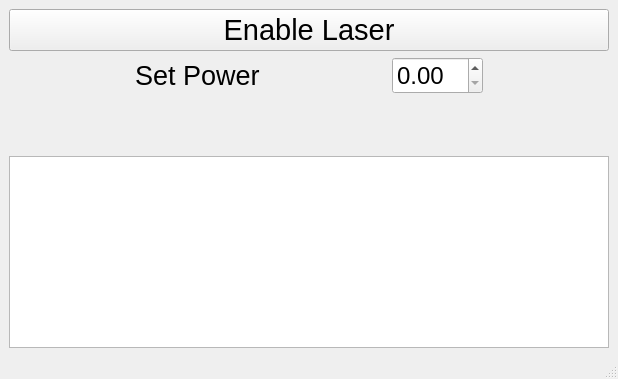
<?xml version="1.0" encoding="UTF-8"?>
<ui version="4.0">
 <class>MainWindow</class>
 <widget class="QMainWindow" name="MainWindow">
  <property name="geometry">
   <rect>
    <x>0</x>
    <y>0</y>
    <width>618</width>
    <height>379</height>
   </rect>
  </property>
  <property name="windowTitle">
   <string>MainWindow</string>
  </property>
  <widget class="QWidget" name="centralwidget">
   <layout class="QVBoxLayout" name="verticalLayout">
    <item>
     <widget class="QPushButton" name="switchLaser">
      <property name="font">
       <font>
        <pointsize>22</pointsize>
       </font>
      </property>
      <property name="text">
       <string>Enable Laser</string>
      </property>
     </widget>
    </item>
    <item>
     <layout class="QHBoxLayout" name="horizontalLayout">
      <item>
       <spacer name="horizontalSpacer">
        <property name="orientation">
         <enum>Qt::Horizontal</enum>
        </property>
        <property name="sizeHint" stdset="0">
         <size>
          <width>40</width>
          <height>20</height>
         </size>
        </property>
       </spacer>
      </item>
      <item>
       <widget class="QLabel" name="label">
        <property name="font">
         <font>
          <pointsize>20</pointsize>
         </font>
        </property>
        <property name="text">
         <string>Set Power</string>
        </property>
       </widget>
      </item>
      <item>
       <spacer name="horizontalSpacer_3">
        <property name="orientation">
         <enum>Qt::Horizontal</enum>
        </property>
        <property name="sizeHint" stdset="0">
         <size>
          <width>40</width>
          <height>20</height>
         </size>
        </property>
       </spacer>
      </item>
      <item>
       <widget class="QDoubleSpinBox" name="powerInput">
        <property name="font">
         <font>
          <pointsize>18</pointsize>
         </font>
        </property>
       </widget>
      </item>
      <item>
       <spacer name="horizontalSpacer_2">
        <property name="orientation">
         <enum>Qt::Horizontal</enum>
        </property>
        <property name="sizeHint" stdset="0">
         <size>
          <width>40</width>
          <height>20</height>
         </size>
        </property>
       </spacer>
      </item>
     </layout>
    </item>
    <item>
     <spacer name="verticalSpacer">
      <property name="orientation">
       <enum>Qt::Vertical</enum>
      </property>
      <property name="sizeHint" stdset="0">
       <size>
        <width>20</width>
        <height>33</height>
       </size>
      </property>
     </spacer>
    </item>
    <item>
     <widget class="PlotWidget" name="powerTrace"/>
    </item>
   </layout>
  </widget>
  <widget class="QMenuBar" name="menubar">
   <property name="geometry">
    <rect>
     <x>0</x>
     <y>0</y>
     <width>618</width>
     <height>21</height>
    </rect>
   </property>
  </widget>
  <widget class="QStatusBar" name="statusbar"/>
 </widget>
 <customwidgets>
  <customwidget>
   <class>PlotWidget</class>
   <extends>QGraphicsView</extends>
   <header>pyqtgraph</header>
  </customwidget>
 </customwidgets>
 <resources/>
 <connections/>
</ui>
